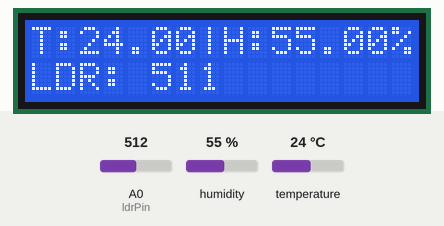
Recording of a sketch running on a simulated Arduino Uno, built with avr-gcc and run on an emulated ATmega328P. On the bench: 16×2 character LCD. The inputs (shaded band) are chosen by the test bench; at power-on: humidity 55 %, A0 (ldrPin) = 512, temperature 24 °C. What the sketch prints to the serial monitor is not drawn.

Above: at 1.2 s.
1.3 s: humidity set to 22 %
At 11.2 s:
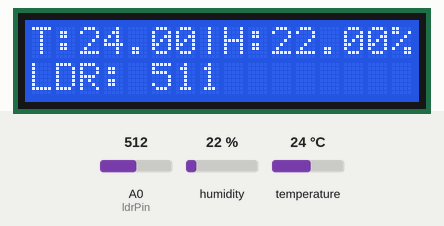
11.5 s: A0 (ldrPin) set to 716
At 20.4 s:
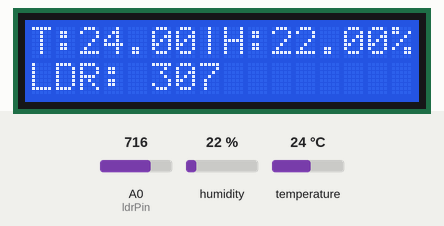
21.5 s: temperature set to 12 °C
At 30.8 s:
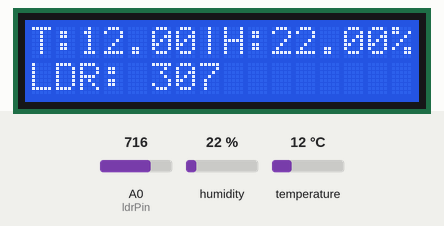
31.6 s: A0 (ldrPin) set to 900
At 41.1 s:
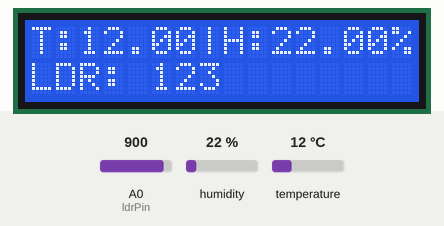
41.6 s: humidity set to 40 %
At 51.3 s:
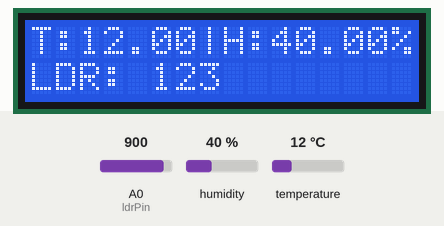
51.6 s: A0 (ldrPin) set to 1023
At 60.6 s:
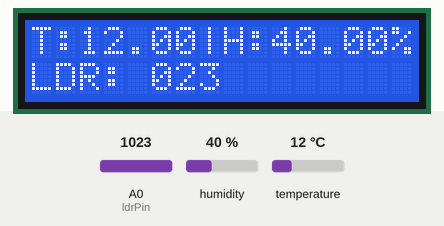
Timing chart, 0 to 62.1 s (numbered marks = the images above; inputs shaded):
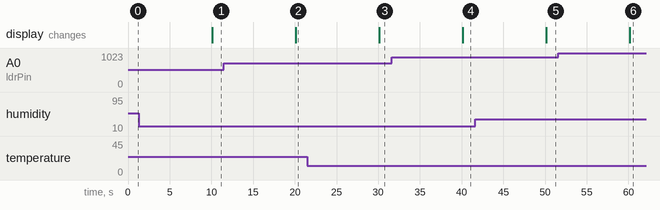

The sketch:

TempReader.ino
```cpp
#include <Adafruit_Sensor.h>
//#include <DHT.h>
#include <DHT_U.h>
#include <LiquidCrystal.h>

const int ldrPin = A0;
const int rs = 12, en = 11, d4 = 5, d5 = 4, d6 = 3, d7 = 2;
LiquidCrystal lcd(rs, en, d4, d5, d6, d7);

#define DHTPIN 6
#define DHTTYPE DHT11

DHT_Unified dht(DHTPIN, DHTTYPE);

void setup() {
  Serial.begin(9600);
  lcd.begin(16, 2);
  dht.begin();
}

void loop() {
  sensors_event_t temp;
  sensors_event_t humid;

  dht.temperature().getEvent(&temp);
  dht.humidity().getEvent(&humid);

  int ldrValue = analogRead(ldrPin);

  // Inverting the LDR value for proper readings
  ldrValue = 1023 - ldrValue;

  Serial.print(temp.temperature);
  Serial.print(",");
  Serial.print(humid.relative_humidity);
  Serial.print(",");
  Serial.print(ldrValue);
  Serial.println();

  lcd.setCursor(0, 0);
  lcd.print(F("T:"));
  lcd.print(temp.temperature);

  lcd.print(F("|H:"));
  lcd.print(humid.relative_humidity);
  lcd.print(F("%"));

  lcd.setCursor(0, 1);
  lcd.print(F("LDR: "));
  lcd.print(ldrValue);

  delay(10000);
}
```

Measured:
- after the input at 1.3 s, the display: changes after 8.8 s (image 1)
- after the input at 11.5 s, the display: changes after 8.6 s (image 2)
- after the input at 21.5 s, the display: changes after 8.6 s (image 3)
- after the input at 31.6 s, the display: changes after 8.5 s (image 4)
- after the input at 41.6 s, the display: changes after 8.5 s (image 5)
- after the input at 51.6 s, the display: changes after 8.5 s (image 6)
